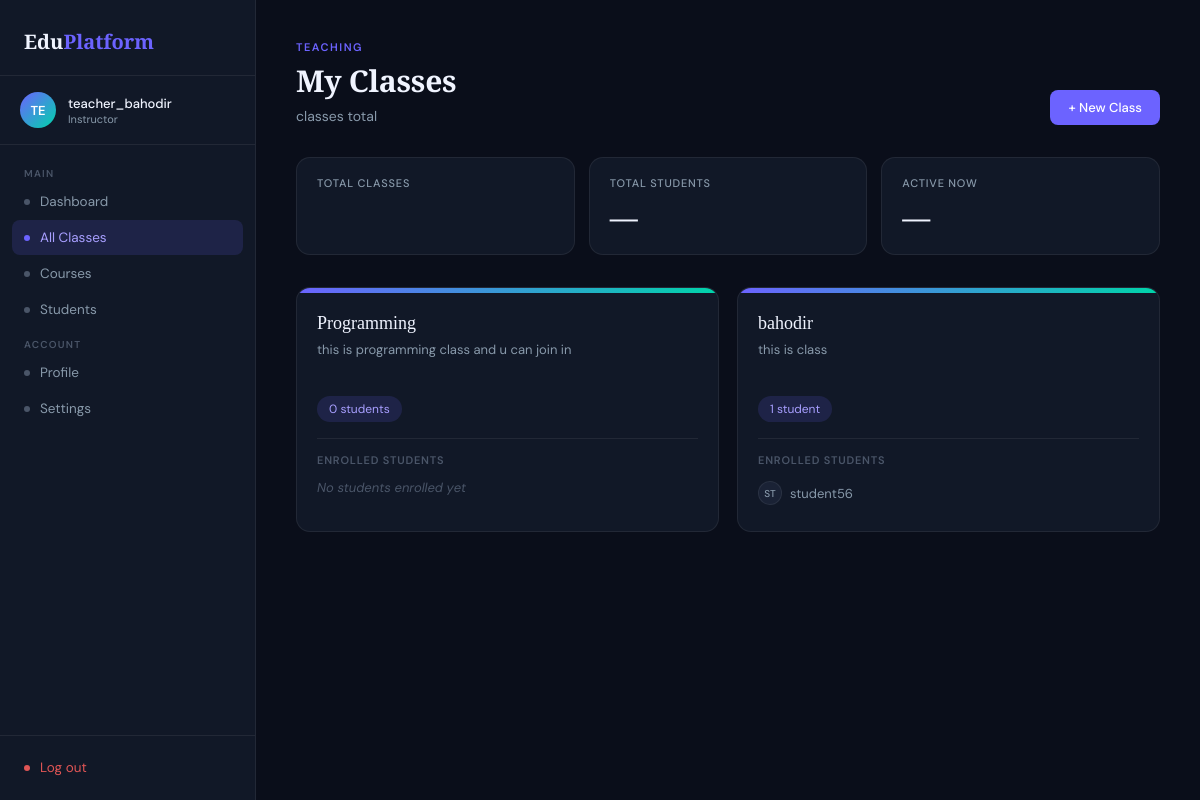
The page /teacher/allclasses/ (signed in) on the database as committed earlier.
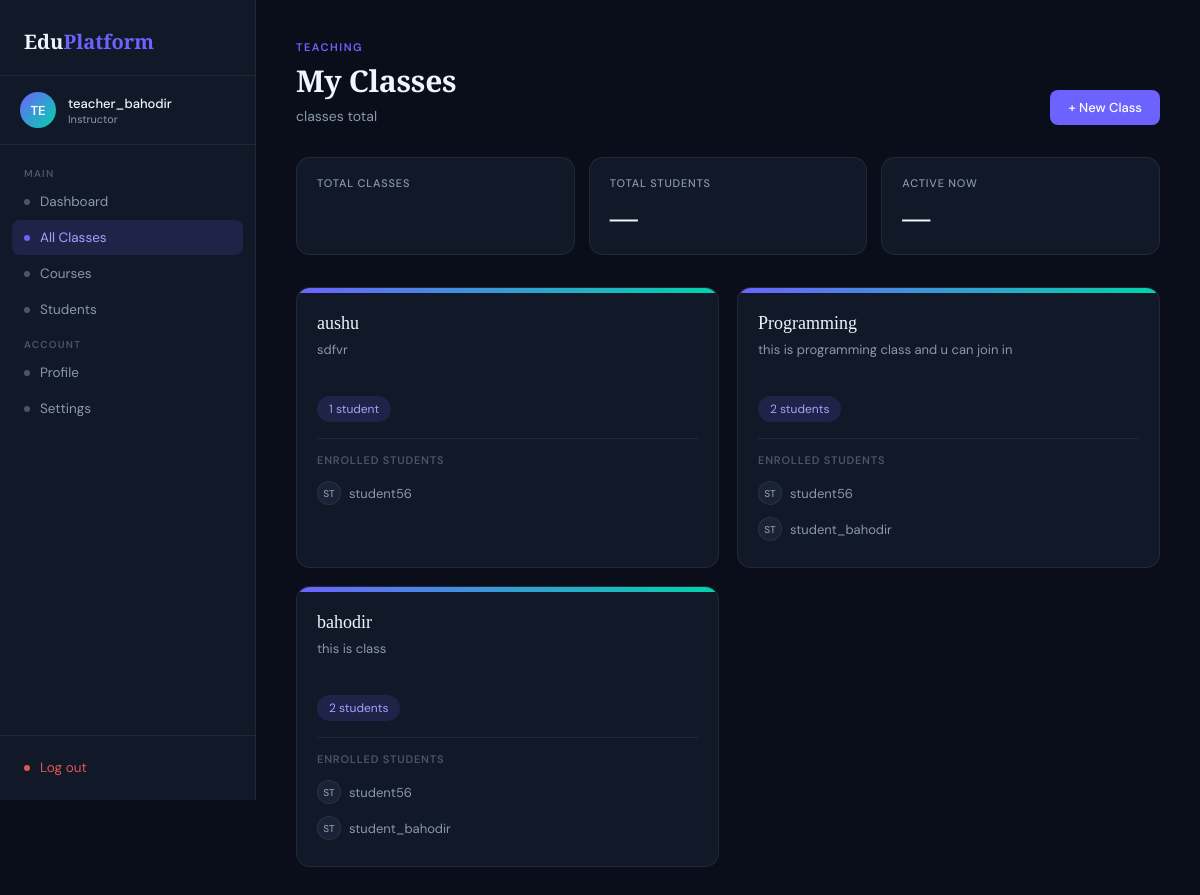
The same page on the database as committed later.
### classes/models.py (models this page shows, shortened)
class Class(models.Model):
    name = models.CharField(max_length=100)
    bio = models.TextField(blank=True , help_text='class description')
    created_at = models.DateTimeField(auto_now_add=True)
    teacher = models.ForeignKey(
        Teacher,
        on_delete=models.CASCADE ,
        related_name = 'classes'
    )
    students = models.ManyToManyField(
        Student,
        through='Membership',
        blank=True
    )
    class Meta:
        verbose_name_plural = "Classes"
        ordering = ['-created_at']

### student/models.py (models this page shows, shortened)
class Student(models.Model):
    user = models.OneToOneField(settings.AUTH_USER_MODEL, on_delete=models.CASCADE)

### accounts/models.py (models this page shows)
class User(AbstractUser):
    ROLE_CHOICE= (
        ('student', 'Student'),
        ('teacher', 'Teacher')
    )
    role =models.CharField(max_length = 10, choices= ROLE_CHOICE)

### teacher/views.py (the view)
# urls.py: path('teacher/', views.teacher_classes, name='teacher_classes'),
def teacher_classes(request):
    if not request.user.is_authenticated:
        return redirect('accounts:login')
    elif request.user.role != 'teacher':
        return redirect('accounts:login')
    teacher = request.user.teacher  # OneToOne relation
    classes = Class.objects.filter(teacher=teacher)
    return render(request, 'teacher/all_classes.html', {
        'classes': classes
    })

### teacher/templates/teacher/all_classes.html (shortened to what this page needs)
<!DOCTYPE html>
<html lang="en">
<head>
</head>
<body>
<aside class="sidebar">
  <div class="sidebar-logo">
    <div class="logo-text">Edu<span>Platform</span></div>
  </div>
  <div class="sidebar-user">
    <div class="avatar">{{ user.username|slice:":2"|upper }}</div>
    <div>
      <div class="user-name">{{ user.username }}</div>
      <div class="user-role">Instructor</div>
    </div>
  </div>
  <nav class="sidebar-nav">
    <div class="nav-label">Main</div>
    <a href="{% url 'teacher:dashboard' %}" class="nav-item"><span class="nav-dot"></span> Dashboard</a>
    <a href="{% url 'teacher:allclasses' %}" class="nav-item active"><span class="nav-dot"></span> All Classes</a>
    <a href="{% url 'teacher:courses' %}" class="nav-item"><span class="nav-dot"></span> Courses</a>
    <a href="{% url 'teacher:students' %}" class="nav-item"><span class="nav-dot"></span> Students</a>
    <div class="nav-label">Account</div>
    <a href="{% url 'teacher:profile' %}" class="nav-item"><span class="nav-dot"></span> Profile</a>
    <a href="{% url 'teacher:settings' %}" class="nav-item"><span class="nav-dot"></span> Settings</a>
  </nav>
  <div class="sidebar-footer">
    <a href="{% url 'accounts:logout' %}" class="nav-item" style="color:#e05555;"><span class="nav-dot" style="background:#e05555;"></span> Log out</a>
  </div>
</aside>
<main class="main">
  <div class="header-row">
    <div>
      <div class="page-eyebrow">Teaching</div>
      <h1 class="page-title">My Classes</h1>
      <p class="page-sub">{{ class_count }} class{% if class_count != 1 %}es{% endif %} total</p>
    </div>
    <a href="{% url 'teacher:create_class' %}" class="btn btn-primary">+ New Class</a>
  </div>
  <div class="stats-row">
    <div class="stat">
      <div class="stat-label">Total Classes</div>
    </div>
    <div class="stat">
      <div class="stat-label">Total Students</div>
      <div class="stat-value">{% for class in classes %}{% endfor %}—</div>
    </div>
    <div class="stat">
      <div class="stat-label">Active Now</div>
      <div class="stat-value">—</div>
    </div>
  </div>
  {% if classes %}
  <div class="classes-grid">
    {% for class in classes %}
    <div class="class-card">
      <div class="class-card-accent"></div>
      <div class="class-card-body">
        <div class="class-name">{{ class.name }}</div>
        <div class="class-bio">{{ class.bio|default:"No description provided." }}</div>
        <div class="class-meta">
          <span class="pill accent">{{ class.students.count }} student{% if class.students.count != 1 %}s{% endif %}</span>
        </div>
        <div class="divider"></div>
        <div class="student-list-header">Enrolled Students</div>
        <ul class="student-list">
          {% for student in class.students.all %}
          <li class="student-row">
            <div class="s-avatar">{{ student.user.username|slice:":2"|upper }}</div>
            <span class="s-name">{{ student.user.username }}</span>
          </li>
          {% empty %}
          <li class="empty">No students enrolled yet</li>
          {% endfor %}
        </ul>
      </div>
    </div>
    {% endfor %}
  </div>
  {% else %}
  <div class="empty-state">
    <h3>No Classes Yet</h3>
    <p>Create your first class to start teaching and enrolling students.</p>
    <a href="{% url 'teacher:create_class' %}" class="btn btn-primary">Create Your First Class</a>
  </div>
  {% endif %}
</main>
</body>
</html>

Rows that differ between the two databases and show on the page:
added Class: name "aushu", bio "sdfvr", students.count "1", Student (user.username "ST", user.username "student56")
changed Class "Programming": students.count "0" → "2"; gains Student (user.username "ST", user.username "student56"); no longer shows "No students enrolled yet"
added Student: user.username "ST", user.username "student_bahodir"
shown differently, row unchanged: Class "bahodir": students.count "1" → "2"; now shows "s"
